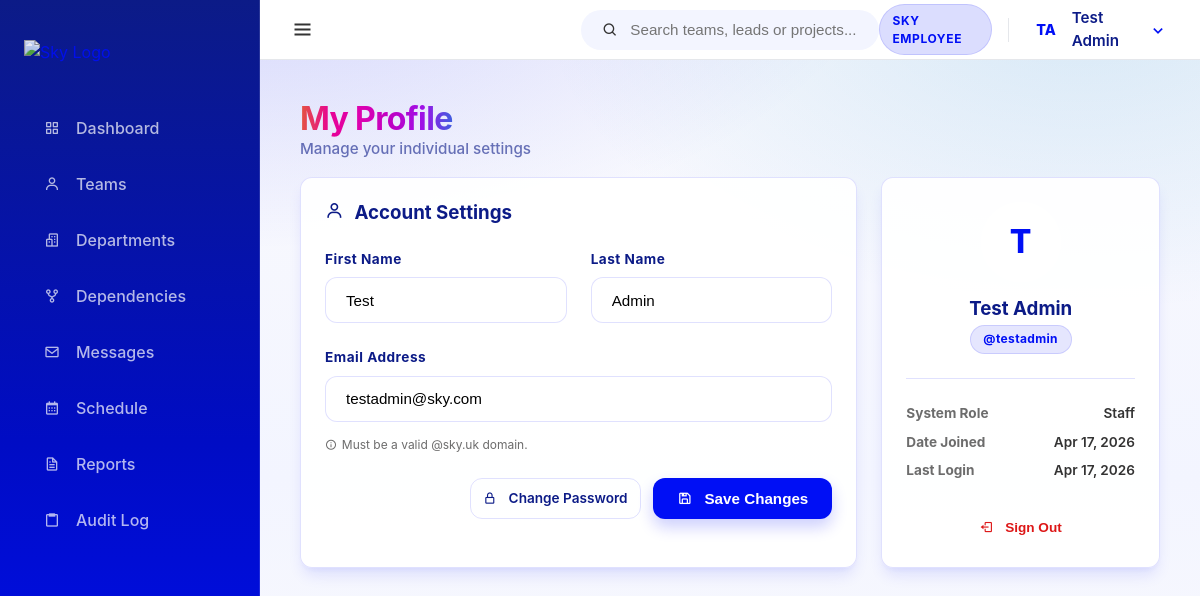
Screenshot of /dashboard/profile/ (signed in) with the database file from the repository.
### core/models.py (models this page shows, shortened)
class User(AbstractUser):
    class Meta:
        verbose_name = 'User'
        verbose_name_plural = 'Users'

### core/views.py (the view, shortened to what this page needs)
# urls.py: path('profile/', views.profile_view, name='profile'),
@login_required
def profile_view(request):
    return render(request, 'core/profile.html', {'user': request.user})

### templates/core/profile.html (shortened to what this page needs)
{% extends 'base.html' %}
{% block content %}
<div class="flex-between mb-2 animate-slide-up">
    <div>
        <h1 class="spectrum-text" style="font-size: 2rem; letter-spacing: -0.02em;">My Profile</h1>
        <p style="color: var(--sky-header-blue); opacity: 0.6; font-weight: 500; font-size: 0.95rem;">Manage your individual settings</p>
    </div>
</div>
<div class="grid-2-1 animate-slide-up" style="animation-delay: 0.1s;">
    <div class="card shadow-sm">
        <h3 style="color: var(--sky-header-blue); margin-bottom: 1.5rem;">
            <i class='bx bx-user' style="margin-right: 0.4rem;"></i> Account Settings
        </h3>
        <form method="post" action="{% url 'core:profile' %}">
            <div class="grid-2">
                <div class="form-group">
                    <label for="first_name">First Name</label>
                    <input type="text" name="first_name" id="first_name" class="form-control" value="{{ user.first_name }}" required>
                </div>
                <div class="form-group">
                    <label for="last_name">Last Name</label>
                    <input type="text" name="last_name" id="last_name" class="form-control" value="{{ user.last_name }}" required>
                </div>
            </div>
            <div class="form-group">
                <label for="email">Email Address</label>
                <input type="email" name="email" id="email" class="form-control" value="{{ user.email }}" required>
                <div style="font-size: 0.75rem; color: var(--muted-foreground); margin-top: 0.4rem; display: flex; align-items: center; gap: 0.3rem;">
                    <i class='bx bx-info-circle'></i> Must be a valid @sky.uk domain.
                </div>
            </div>
            <div class="mt-2 text-right" style="display: flex; gap: 0.8rem; justify-content: flex-end;">
                <a href="{% url 'accounts:password_change' %}" class="btn btn-ghost" style="border: 1px solid var(--border); color: var(--sky-header-blue);">
                    <i class='bx bx-lock-alt'></i> Change Password
                </a>
                <button type="submit" class="btn btn-primary">
                    <i class='bx bx-save'></i> Save Changes
                </button>
            </div>
        </form>
    </div>
    <div class="card">
        <div style="text-align: center; margin-bottom: 1.5rem;">
            <div class="avatar-circle" style="width: 80px; height: 80px; font-size: 2rem; margin: 0 auto 1rem auto;">
                {{ user.username|slice:":1"|upper }}
            </div>
            <h3 style="color: var(--sky-header-blue); margin-bottom: 0.25rem;">{{ user.get_full_name|default:user.username }}</h3>
            <span class="chip chip-department">@{{ user.username }}</span>
        </div>
        <div style="border-top: 1px solid var(--border); margin-top: 1.5rem; padding-top: 1.5rem;">
            <div class="flex-between mb-1">
                <strong style="font-size: 0.85rem; color: var(--muted-foreground);">System Role</strong>
                <span style="font-size: 0.85rem; font-weight: 600;">{% if user.is_superuser %}Administrator{% else %}Staff{% endif %}</span>
            </div>
            <div class="flex-between mb-1">
                <strong style="font-size: 0.85rem; color: var(--muted-foreground);">Date Joined</strong>
                <span style="font-size: 0.85rem; font-weight: 600;">{{ user.date_joined|date:"M j, Y" }}</span>
            </div>
            <div class="flex-between">
                <strong style="font-size: 0.85rem; color: var(--muted-foreground);">Last Login</strong>
                <span style="font-size: 0.85rem; font-weight: 600;">{{ user.last_login|date:"M j, Y" }}</span>
            </div>
            <div style="margin-top: 2rem; text-align: center;">
                <form method="POST" action="{% url 'accounts:logout' %}">
                    <button type="submit" class="btn btn-ghost" style="color: var(--sky-negative); width: 100%; border: none; background: none; font-weight: 600; cursor: pointer;">
                        <i class='bx bx-log-out'></i> Sign Out
                    </button>
                </form>
            </div>
        </div>
    </div>
</div>
{% endblock %}

### templates/partials/_top_navbar.html (shortened to what this page needs)
<header class="top-navbar" style="display: flex; align-items: center; justify-content: space-between; height: 60px;">
    <div class="navbar-left">
        <button id="sidebar-toggle" class="sidebar-toggle-btn" aria-label="Toggle Sidebar">
            <i class='bx bx-menu'></i>
        </button>
    </div>
    <div class="navbar-middle">
        <div class="search-bar-container" id="global-search">
            <div class="search-bar">
                <i class='bx bx-search'></i>
                <input type="text" placeholder="Search teams, leads or projects..." id="search-input">
            </div>
        </div>
    </div>
    <div class="navbar-right" style="display: flex; align-items: center; gap: 12px;">
        <span class="badge badge-blue" style="vertical-align: middle; display: inline-flex; align-items: center;">SKY EMPLOYEE</span>
        <div class="nav-user-dropdown" id="user-dropdown-container" style="display: flex; align-items: center;">
            <div class="nav-avatar-trigger" id="user-dropdown-btn" style="display: flex; align-items: center;">
                <div class="avatar-circle small">
                    {% if user.first_name %}{{ user.first_name|first|upper }}{% else %}{{ user.username|first|upper }}{% endif %}{% if user.last_name %}{{ user.last_name|first|upper }}{% endif %}
                </div>
                <span class="user-fullname">{{ user.get_full_name|default:user.username }}</span>
                <i class='bx bx-chevron-down'></i>
            </div>
        </div>
    </div>
</header>

### assets/css/sky-layout.css (style rules this page uses)
:root { --font-size: 16px; --sky-primary: #000ff5; --sky-primary-dark: #000cc4; --sky-focus: #007ecc; --sky-surface: #fafafd; --sky-surface-strong: #f3f5ff; --sky-tint-5: rgba(0, 15, 245, 0.05); --sky-tint-10: rgba(0, 15, 245, 0.1); --sky-tint-14: rgba(0, 15, 245, 0.14); --sky-header-blue: #0c1b87; --sky-text: #333333; --sky-positive: #007e13; --sky-negative: #dd1717; --sky-attention: #f15a22; --sky-spectrum-1: #e4563e; --sky-spectrum-2: #e70296; --sky-spectrum-3: #dc01b1; --sky-spectrum-4: #be01c4; --sky-spectrum-5: #9f11e7; --sky-spectrum-6: #3d5fdf; --sky-spectrum: linear-gradient( 90deg, var(--sky-spectrum-1) 0%, var(--sky-spectrum-2) 20%, var(--sky-spectrum-3) 40%, var(--sky-spectrum-4) 60%, var(--sky-spectrum-5) 80%, var(--sky-spectrum-6) 100% ); --sky-spectrum-diagonal: linear-gradient( 135deg, var(--sky-spectrum-1) 0%, var(--sky-spectrum-2) 20%, var(--sky-spectrum-3) 40%, var(--sky-spectrum-4) 60%, var(--sky-spectrum-5) 80%, var(--sky-spectrum-6) 100% ); --primary: var(--sky-primary); --primary-foreground: #ffffff; --background: var(--sky-surface); --foreground: var(--sky-text); --card: rgba(255, 255, 255, 0.92); --card-foreground: var(--sky-text); --popover: #ffffff; --popover-foreground: var(--sky-text); --muted: var(--sky-surface-strong); --muted-foreground: rgba(51, 51, 51, 0.72); --accent: var(--sky-tint-10); --accent-foreground: var(--sky-text); --destructive: var(--sky-negative); --destructive-foreground: #ffffff; --border: rgba(0, 15, 245, 0.12); --input-background: rgba(255, 255, 255, 0.96); --ring: rgba(0, 126, 204, 0.35); --radius: 0.75rem; --sidebar-width: 260px; --header-height: 70px; --shadow-sm: 0 4px 6px -1px rgba(0, 0, 0, 0.1), 0 2px 4px -1px rgba(0, 0, 0, 0.06); --shadow-md: 0 10px 15px -3px rgba(0, 15, 245, 0.1), 0 4px 6px -2px rgba(0, 15, 245, 0.05); --shadow-lg: 0 20px 25px -5px rgba(12, 27, 135, 0.15), 0 10px 10px -5px rgba(12, 27, 135, 0.1); }
* { margin: 0; padding: 0; box-sizing: border-box; }
html body { font-family: 'Inter', system-ui, -apple-system, sans-serif; color: var(--sky-text); min-height: 100vh; line-height: 1.5; background: radial-gradient(1200px 600px at 20% -10%, rgba(0, 15, 245, 0.18) 0%, rgba(0, 15, 245, 0) 55%), radial-gradient(900px 520px at 90% 0%, rgba(0, 126, 204, 0.14) 0%, rgba(0, 126, 204, 0) 60%), radial-gradient(900px 520px at 40% 110%, rgba(220, 1, 177, 0.1) 0%, rgba(220, 1, 177, 0) 55%), linear-gradient(180deg, #fafafd 0%, #f3f5ff 60%, #fafafd 100%); background-attachment: fixed; background-size: cover; background-repeat: no-repeat; }
html body h1, html body h2, html body h3, html body h4 { color: var(--sky-header-blue); font-weight: 700; line-height: 1.2; }
html body a { color: var(--sky-primary); text-decoration: none; transition: color 0.2s ease; }
html body .top-navbar { height: 60px; background: #ffffff; border-bottom: 1px solid #e5e7eb; display: flex; align-items: center; justify-content: space-between; padding: 0 24px; position: sticky; top: 0; z-index: 900; }
html body .navbar-left, html body .navbar-middle, html body .navbar-right { display: flex; align-items: center; flex: 1; }
html body .navbar-middle { justify-content: center; }
html body .navbar-right { justify-content: flex-end; gap: 12px; }
html body .search-bar-container { position: relative; width: 100%; max-width: 400px; min-width: 280px; }
html body .search-bar { background: var(--sky-surface-strong); padding: 0 1.25rem; height: 40px; border-radius: 999px; display: flex; align-items: center; border: 1px solid transparent; transition: all 0.2s ease; }
html body .search-bar input { background: transparent; border: none; outline: none; flex: 1; margin-left: 0.75rem; font-size: 0.95rem; color: var(--sky-text); }

### rows the page displays
User: first_name|first "T", last_name|first "A", get_full_name "Test Admin", first_name "Test", last_name "Admin", email "testadmin@sky.com", username "T", username "testadmin", date_joined "Apr 17, 2026", last_login "Apr 17, 2026"
